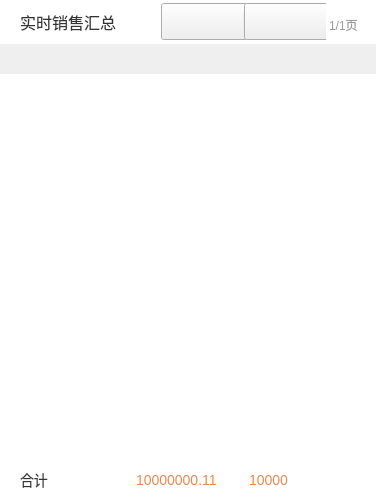
<?xml version="1.0" encoding="UTF-8"?>
<ui version="4.0">
 <class>SummaryChartsLeftWidget</class>
 <widget class="QWidget" name="SummaryChartsLeftWidget">
  <property name="geometry">
   <rect>
    <x>0</x>
    <y>0</y>
    <width>376</width>
    <height>495</height>
   </rect>
  </property>
  <property name="windowTitle">
   <string>Form</string>
  </property>
  <layout class="QVBoxLayout" name="verticalLayout">
   <property name="spacing">
    <number>0</number>
   </property>
   <property name="leftMargin">
    <number>0</number>
   </property>
   <property name="topMargin">
    <number>0</number>
   </property>
   <property name="rightMargin">
    <number>0</number>
   </property>
   <property name="bottomMargin">
    <number>0</number>
   </property>
   <item>
    <widget class="QWidget" name="topWidget" native="true">
     <property name="minimumSize">
      <size>
       <width>0</width>
       <height>44</height>
      </size>
     </property>
     <property name="maximumSize">
      <size>
       <width>16777215</width>
       <height>44</height>
      </size>
     </property>
     <property name="styleSheet">
      <string notr="true">QWidget#topWidget{
	background-color:#ffffff;
}</string>
     </property>
     <layout class="QHBoxLayout" name="horizontalLayout">
      <property name="spacing">
       <number>0</number>
      </property>
      <property name="leftMargin">
       <number>20</number>
      </property>
      <property name="topMargin">
       <number>0</number>
      </property>
      <property name="rightMargin">
       <number>15</number>
      </property>
      <property name="bottomMargin">
       <number>0</number>
      </property>
      <item>
       <widget class="QLabel" name="label">
        <property name="styleSheet">
         <string notr="true">font-family:&quot;微软雅黑&quot;;
font-size:16px;
color:#333333;</string>
        </property>
        <property name="text">
         <string>实时销售汇总</string>
        </property>
       </widget>
      </item>
      <item>
       <widget class="QWidget" name="leftWidget" native="true">
        <property name="minimumSize">
         <size>
          <width>200</width>
          <height>0</height>
         </size>
        </property>
        <property name="maximumSize">
         <size>
          <width>200</width>
          <height>16777215</height>
         </size>
        </property>
        <layout class="QHBoxLayout" name="horizontalLayout_2">
         <property name="spacing">
          <number>0</number>
         </property>
         <property name="leftMargin">
          <number>0</number>
         </property>
         <property name="topMargin">
          <number>0</number>
         </property>
         <property name="rightMargin">
          <number>0</number>
         </property>
         <property name="bottomMargin">
          <number>0</number>
         </property>
         <item>
          <spacer name="horizontalSpacer_2">
           <property name="orientation">
            <enum>Qt::Horizontal</enum>
           </property>
           <property name="sizeHint" stdset="0">
            <size>
             <width>40</width>
             <height>20</height>
            </size>
           </property>
          </spacer>
         </item>
         <item>
          <widget class="QWidget" name="widget_4" native="true">
           <layout class="QHBoxLayout" name="horizontalLayout_3">
            <property name="spacing">
             <number>0</number>
            </property>
            <property name="leftMargin">
             <number>0</number>
            </property>
            <property name="topMargin">
             <number>0</number>
            </property>
            <property name="rightMargin">
             <number>0</number>
            </property>
            <property name="bottomMargin">
             <number>0</number>
            </property>
            <item>
             <widget class="QPushButton" name="lastPageButton">
              <property name="minimumSize">
               <size>
                <width>87</width>
                <height>37</height>
               </size>
              </property>
              <property name="maximumSize">
               <size>
                <width>87</width>
                <height>37</height>
               </size>
              </property>
              <property name="styleSheet">
               <string notr="true">QPushButton
{
	border-image: url(:/saleImage/btn-up-nomal.png);
}

QPushButton:pressed
{
	border-image: url(:/saleImage/btn-up-pess.png);
}

QPushButton:disabled
{
border-image: url(:/saleImage/btn-up-disable.png);
}</string>
              </property>
              <property name="text">
               <string/>
              </property>
             </widget>
            </item>
            <item>
             <widget class="QWidget" name="widget_3" native="true">
              <property name="minimumSize">
               <size>
                <width>1</width>
                <height>18</height>
               </size>
              </property>
              <property name="maximumSize">
               <size>
                <width>1</width>
                <height>18</height>
               </size>
              </property>
              <property name="styleSheet">
               <string notr="true">border: 1px solid #ededed;</string>
              </property>
             </widget>
            </item>
            <item>
             <widget class="QPushButton" name="nextPageButton">
              <property name="minimumSize">
               <size>
                <width>87</width>
                <height>37</height>
               </size>
              </property>
              <property name="maximumSize">
               <size>
                <width>87</width>
                <height>37</height>
               </size>
              </property>
              <property name="styleSheet">
               <string notr="true">QPushButton{
	border-image: url(:/saleImage/btn-down-nomal.png);
}

QPushButton:pressed{
	border-image: url(:/saleImage/btn-down-pess.png);
}

QPushButton:disabled{
	border-image: url(:/saleImage/btn-down-disabled.png);
}</string>
              </property>
              <property name="text">
               <string/>
              </property>
             </widget>
            </item>
           </layout>
          </widget>
         </item>
         <item>
          <spacer name="horizontalSpacer_3">
           <property name="orientation">
            <enum>Qt::Horizontal</enum>
           </property>
           <property name="sizeHint" stdset="0">
            <size>
             <width>40</width>
             <height>20</height>
            </size>
           </property>
          </spacer>
         </item>
         <item>
          <widget class="QLabel" name="pageLabel">
           <property name="styleSheet">
            <string notr="true">font-size:12px;
color:#999999;
font-family:&quot;微软雅黑&quot;;
padding-top:6px;</string>
           </property>
           <property name="text">
            <string>1/1页</string>
           </property>
          </widget>
         </item>
        </layout>
       </widget>
      </item>
     </layout>
    </widget>
   </item>
   <item>
    <widget class="SummaryChartsLeftTitleWidget" name="titleWidget" native="true">
     <property name="minimumSize">
      <size>
       <width>0</width>
       <height>30</height>
      </size>
     </property>
     <property name="maximumSize">
      <size>
       <width>16777215</width>
       <height>30</height>
      </size>
     </property>
    </widget>
   </item>
   <item>
    <widget class="SummaryChartsLeftListView" name="listView">
     <property name="sizePolicy">
      <sizepolicy hsizetype="Minimum" vsizetype="Minimum">
       <horstretch>0</horstretch>
       <verstretch>0</verstretch>
      </sizepolicy>
     </property>
     <property name="styleSheet">
      <string notr="true">QListView{
	border:none;
}</string>
     </property>
    </widget>
   </item>
   <item>
    <widget class="QWidget" name="bottomWidget" native="true">
     <property name="minimumSize">
      <size>
       <width>0</width>
       <height>30</height>
      </size>
     </property>
     <property name="maximumSize">
      <size>
       <width>16777215</width>
       <height>30</height>
      </size>
     </property>
     <property name="styleSheet">
      <string notr="true">QWidget#bottomWidget{
	background-color:#ffffff;
}</string>
     </property>
     <layout class="QHBoxLayout" name="horizontalLayout_4">
      <property name="spacing">
       <number>0</number>
      </property>
      <property name="leftMargin">
       <number>20</number>
      </property>
      <property name="topMargin">
       <number>0</number>
      </property>
      <property name="rightMargin">
       <number>0</number>
      </property>
      <property name="bottomMargin">
       <number>0</number>
      </property>
      <item>
       <widget class="QLabel" name="label_2">
        <property name="styleSheet">
         <string notr="true">font-family:&quot;微软雅黑&quot;;
font-size:14px;
color:#333333;</string>
        </property>
        <property name="text">
         <string>合计</string>
        </property>
       </widget>
      </item>
      <item>
       <widget class="QLabel" name="saleSumMoneyLabel">
        <property name="minimumSize">
         <size>
          <width>113</width>
          <height>0</height>
         </size>
        </property>
        <property name="maximumSize">
         <size>
          <width>113</width>
          <height>16777215</height>
         </size>
        </property>
        <property name="styleSheet">
         <string notr="true">font-family:&quot;微软雅黑&quot;;
font-size:14px;
color:#ea8852;</string>
        </property>
        <property name="text">
         <string>10000000.11</string>
        </property>
        <property name="alignment">
         <set>Qt::AlignLeading|Qt::AlignLeft|Qt::AlignVCenter</set>
        </property>
       </widget>
      </item>
      <item>
       <widget class="QLabel" name="peopleSumNumberLabel">
        <property name="minimumSize">
         <size>
          <width>127</width>
          <height>0</height>
         </size>
        </property>
        <property name="maximumSize">
         <size>
          <width>127</width>
          <height>16777215</height>
         </size>
        </property>
        <property name="styleSheet">
         <string notr="true">font-family:&quot;微软雅黑&quot;;
font-size:14px;
color:#ea8852;</string>
        </property>
        <property name="text">
         <string>10000</string>
        </property>
        <property name="alignment">
         <set>Qt::AlignLeading|Qt::AlignLeft|Qt::AlignVCenter</set>
        </property>
       </widget>
      </item>
     </layout>
    </widget>
   </item>
  </layout>
 </widget>
 <customwidgets>
  <customwidget>
   <class>SummaryChartsLeftTitleWidget</class>
   <extends>QWidget</extends>
   <header>SummaryChartsLeftTitleWidget.h</header>
   <container>1</container>
  </customwidget>
  <customwidget>
   <class>SummaryChartsLeftListView</class>
   <extends>QListView</extends>
   <header>SummaryChartsLeftListView.h</header>
  </customwidget>
 </customwidgets>
 <resources/>
 <connections/>
</ui>
